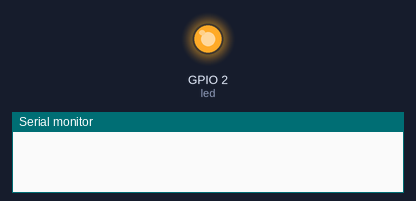
The sketch below on a simulated ESP8266 (NodeMCU). Shown: output pins drawn as LEDs (lit = HIGH), the last lines printed to the serial monitor. WiFi joins after 1.5 s; servers stay silent unless stated.

Above: at 1.1 s.
At 1.6 s:
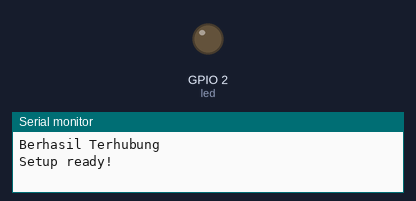
Timing chart, 0 to 3.1 s (numbered marks = the images above):
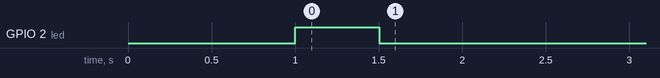

Measured:
- by itself, GPIO 2 (led): HIGH → LOW at 1.5 s

The sketch:

Template_WiFiManager.ino
```cpp
/*******************************************************************
//                             XXXXXX                             //
*******************************************************************/

#include <Ticker.h>
#include <WiFiManager.h>

WiFiManager wm; // object untuk WiFi WiFi Manager
Ticker tick;    // Object untuk buzzer danger

const int led = 2;

unsigned long Timeout = 1;       // timeout connect to WiFi (menit)
unsigned long PortalTimeout = 2; // timeout portal config (menit)

//-----------------------------------------------------------------------
void blink()
{
  int state = digitalRead(led);
  digitalWrite(led, !state);
}

//-----------------------------------------------------------------------
void configModeCallback(WiFiManager *myWiFiManager)
{
  Serial.println("Entering config mode");
  Serial.println(WiFi.softAPIP());
  Serial.println(myWiFiManager->getConfigPortalSSID());
  tick.attach(0.3, blink);
}

//-----------------------------------------------------------------------
void connectWifi()
{
  wm.setAPCallback(configModeCallback);
  wm.setClass("invert");
  wm.setScanDispPerc(true);
  // wm.resetSettings();  // uncomment for testing

  bool res;
  wm.setConnectTimeout(60 * Timeout);             // mencoba menghubungkan ke jaringan yang sudah tersimpan selama 2 menit, jika tidak menjadi mode AP
  wm.setConfigPortalTimeout(60 * PortalTimeout);  // menutup configportal setelah 2 menit
  res = wm.autoConnect("ESP8266-AP", "12345678"); // Menjadikan mode AP dengan SSID "ESP8266-AP" dan password "12345678"

  if (res)
  {
    Serial.println("Berhasil Terhubung"); // jika berhasil
    tick.detach();
  }
  else
  {
    Serial.println("Gagal Terhubung"); // jika gagal
    delay(3000);
    ESP.restart(); // restart ESP
  }

  Serial.println("Setup ready!");
}

//-----------------------------------------------------------------------
void cekWiFi()
{
  if (WiFi.status() == WL_CONNECTED)
  {
    digitalWrite(led, LOW);
  }
  else
  {
    digitalWrite(led, HIGH);
  }
}

//-----------------------------------------------------------------------
void setup()
{
  Serial.begin(115200);
  pinMode(led, OUTPUT);
  tick.attach(1, blink);
  connectWifi(); // Fungsi menghubungkan kejaringan
  // Set auto reconnect jika sewaktu terputus ke jaringan
  WiFi.setAutoReconnect(true);
  WiFi.persistent(true);
}

//-----------------------------------------------------------------------
void loop()
{
  //------------------------------------------------
  cekWiFi();
  //------------------------------------------------
}
```
